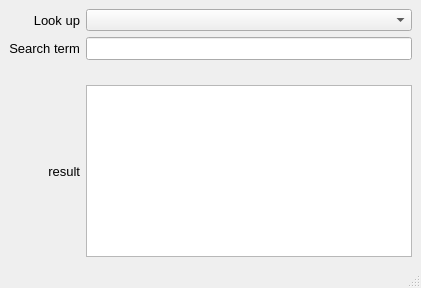
<?xml version="1.0" encoding="UTF-8"?>
<ui version="4.0">
 <class>MainWindow</class>
 <widget class="QMainWindow" name="MainWindow">
  <property name="geometry">
   <rect>
    <x>0</x>
    <y>0</y>
    <width>421</width>
    <height>288</height>
   </rect>
  </property>
  <property name="windowTitle">
   <string>MainWindow</string>
  </property>
  <widget class="QWidget" name="centralwidget_dict">
   <layout class="QGridLayout" name="gridLayout">
    <item row="1" column="0">
     <layout class="QGridLayout" name="gridLayout_dictionary">
      <item row="3" column="1">
       <widget class="QTextBrowser" name="textBrowser_dictresult">
        <property name="font">
         <font>
          <pointsize>10</pointsize>
         </font>
        </property>
        <property name="html">
         <string>&lt;!DOCTYPE HTML PUBLIC &quot;-//W3C//DTD HTML 4.0//EN&quot; &quot;http://www.w3.org/TR/REC-html40/strict.dtd&quot;&gt;
&lt;html&gt;&lt;head&gt;&lt;meta name=&quot;qrichtext&quot; content=&quot;1&quot; /&gt;&lt;style type=&quot;text/css&quot;&gt;
p, li { white-space: pre-wrap; }
&lt;/style&gt;&lt;/head&gt;&lt;body style=&quot; font-family:'MS Shell Dlg 2'; font-size:10pt; font-weight:400; font-style:normal;&quot;&gt;
&lt;p style=&quot;-qt-paragraph-type:empty; margin-top:0px; margin-bottom:0px; margin-left:0px; margin-right:0px; -qt-block-indent:0; text-indent:0px;&quot;&gt;&lt;br /&gt;&lt;/p&gt;&lt;/body&gt;&lt;/html&gt;</string>
        </property>
       </widget>
      </item>
      <item row="1" column="0">
       <widget class="QLabel" name="label_searchtern">
        <property name="font">
         <font>
          <pointsize>10</pointsize>
         </font>
        </property>
        <property name="text">
         <string>Search term</string>
        </property>
        <property name="alignment">
         <set>Qt::AlignRight|Qt::AlignTrailing|Qt::AlignVCenter</set>
        </property>
       </widget>
      </item>
      <item row="1" column="1">
       <widget class="QLineEdit" name="lineEdit_dictsearch">
        <property name="font">
         <font>
          <pointsize>10</pointsize>
         </font>
        </property>
        <property name="toolTip">
         <string>enter word here</string>
        </property>
        <property name="text">
         <string/>
        </property>
        <property name="dragEnabled">
         <bool>true</bool>
        </property>
       </widget>
      </item>
      <item row="2" column="1">
       <spacer name="verticalSpacer_dict">
        <property name="orientation">
         <enum>Qt::Vertical</enum>
        </property>
        <property name="sizeHint" stdset="0">
         <size>
          <width>20</width>
          <height>40</height>
         </size>
        </property>
       </spacer>
      </item>
      <item row="0" column="1">
       <widget class="QComboBox" name="comboBox_lookup"/>
      </item>
      <item row="0" column="0">
       <widget class="QLabel" name="label_lookup">
        <property name="font">
         <font>
          <pointsize>10</pointsize>
         </font>
        </property>
        <property name="text">
         <string>Look up</string>
        </property>
        <property name="alignment">
         <set>Qt::AlignRight|Qt::AlignTrailing|Qt::AlignVCenter</set>
        </property>
       </widget>
      </item>
      <item row="3" column="0">
       <widget class="QLabel" name="label_result">
        <property name="font">
         <font>
          <pointsize>10</pointsize>
         </font>
        </property>
        <property name="text">
         <string>result</string>
        </property>
        <property name="alignment">
         <set>Qt::AlignRight|Qt::AlignTrailing|Qt::AlignVCenter</set>
        </property>
       </widget>
      </item>
     </layout>
    </item>
   </layout>
  </widget>
  <widget class="QStatusBar" name="statusbar"/>
 </widget>
 <resources/>
 <connections/>
</ui>
